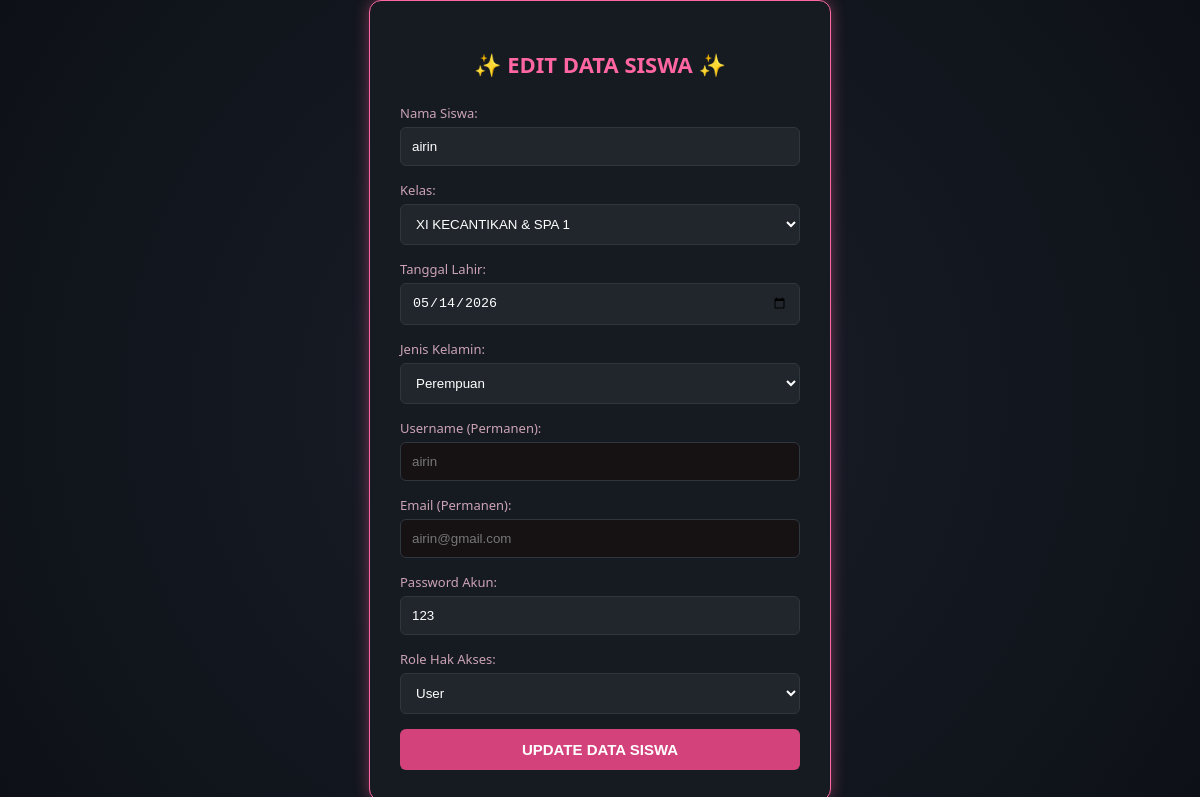
Page /edit.php?id=1 (signed in) on the committed database.
### tables this page shows
CREATE TABLE `users` (
  `id` int(11) NOT NULL,
  `nama` varchar(100) NOT NULL,
  `kelas` varchar(50) NOT NULL,
  `tanggal_lahir` date NOT NULL,
  `jenis_kelamin` varchar(20) NOT NULL,
  `username` varchar(50) NOT NULL,
  `email` varchar(100) NOT NULL,
  `password` varchar(255) NOT NULL,
  `role` varchar(20) NOT NULL
);

### edit.php (the view, shortened to what this page needs)
<?php
include 'koneksi.php';
if (isset($_GET['id'])) {
    $id = mysqli_real_escape_string($koneksi, $_GET['id']);
} else {
    header("Location: index.php");
    exit;
}
$result = mysqli_query($koneksi, "SELECT * FROM users WHERE id = '$id'");
$data = mysqli_fetch_assoc($result);
?>
<!DOCTYPE html>
<html lang="id">
<head>
</head>
<body>
<div class="form-box">
    <h2>✨ EDIT DATA SISWA ✨</h2>
    <form action="proses_edit.php" method="POST">
        <label>Nama Siswa:</label>
        <input type="text" name="nama" class="input-field" value="<?= htmlspecialchars($data['nama']); ?>" required>
        <label>Kelas:</label>
        <select name="kelas" class="input-field" required>
            <option value="XI KECANTIKAN & SPA 1" <?= $data['kelas'] == 'XI KECANTIKAN & SPA 1' ? 'selected' : ''; ?>>XI KECANTIKAN & SPA 1</option>
        </select>
        <label>Tanggal Lahir:</label>
        <input type="date" name="tanggal_lahir" class="input-field" value="<?= $data['tanggal_lahir']; ?>" required>
        <label>Jenis Kelamin:</label>
        <select name="jenis_kelamin" class="input-field" required>
            <option value="Perempuan" <?= $data['jenis_kelamin'] == 'Perempuan' ? 'selected' : ''; ?>>Perempuan</option>
        </select>
        <label>Username (Permanen):</label>
        <input type="text" class="input-field" value="<?= htmlspecialchars($data['username']); ?>" readonly>
        <label>Email (Permanen):</label>
        <input type="email" class="input-field" value="<?= htmlspecialchars($data['email']); ?>" readonly>
        <label>Password Akun:</label>
        <input type="text" name="password" class="input-field" value="<?= htmlspecialchars($data['password']); ?>" required>
        <label>Role Hak Akses:</label>
        <select name="role" class="input-field" required>
            <option value="user" <?= $data['role'] == 'user' ? 'selected' : ''; ?>>User</option>
        </select>
        <button type="submit" name="update" class="btn-update">UPDATE DATA SISWA</button>
    </form>
</div>
</body>
</html>

### edit.php (style rules this page uses)
body { background: radial-gradient(circle, #1a1e29 0%, #0d1117 100%); font-family: 'Segoe UI', Arial, sans-serif; color: white; display: flex; justify-content: center; align-items: center; min-height: 100vh; margin: 0; }
.form-box { background-color: #161b22; border: 1px solid #ff66a3; box-shadow: 0 0 15px rgba(255, 102, 163, 0.4); border-radius: 12px; padding: 30px; width: 400px; }
.form-box h2 { text-align: center; color: #ff66a3; margin-bottom: 25px; font-size: 22px; }
.input-field { width: 100%; padding: 11px; margin-bottom: 15px; background-color: #21262d; border: 1px solid #30363d; border-radius: 6px; color: white; box-sizing: border-box; }
.input-field[readonly] { background-color: #161214; color: #777; cursor: not-allowed; }
label { display: block; margin-bottom: 5px; color: #cca3b5; font-size: 13px; }
.btn-update { width: 100%; padding: 12px; background-color: #d4427b; border: none; color: white; font-weight: bold; border-radius: 6px; cursor: pointer; font-size: 15px; }

### rows in the picture
users: nama "airin", kelas "XI KECANTIKAN & SPA 1", tanggal_lahir "05/14/2026", jenis_kelamin "Perempuan", username "airin", email "airin@gmail.com", password "123", role "User"
